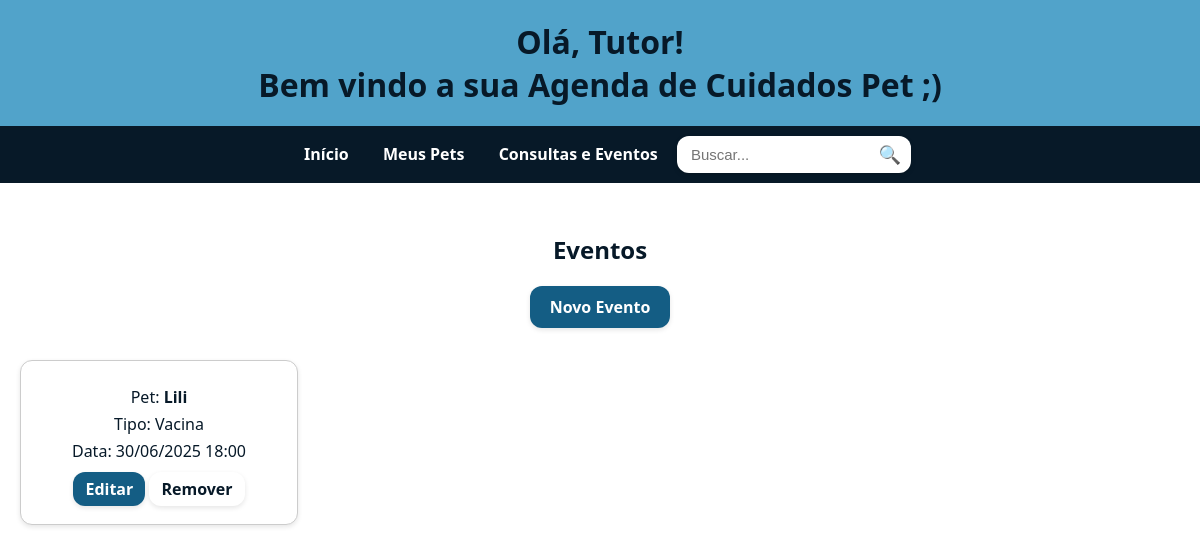
The app's page /eventos/, older data.
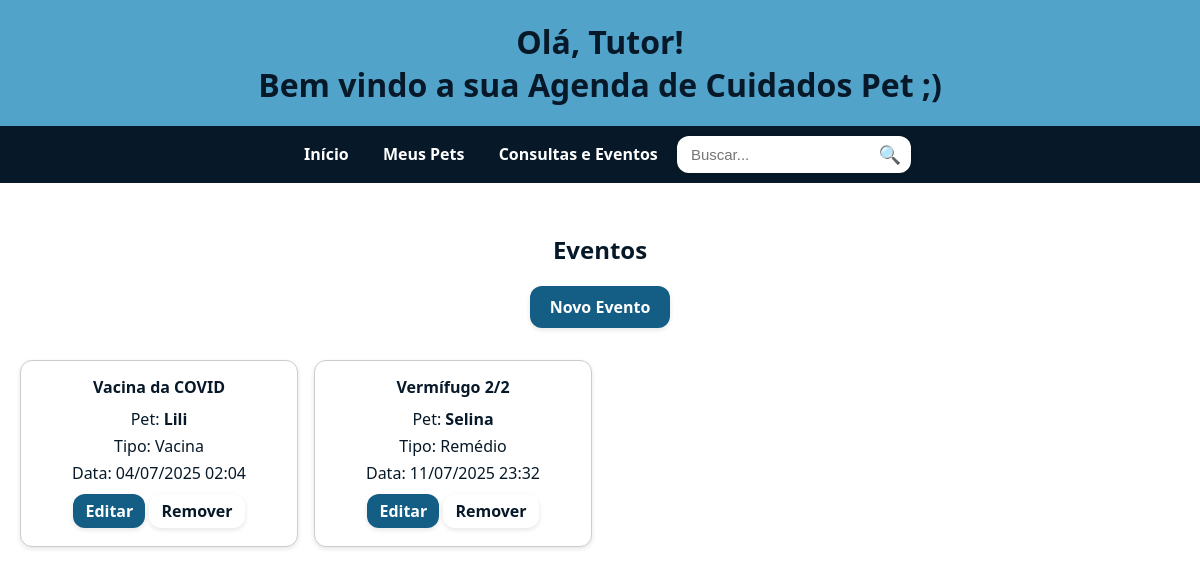
The same page, newer data.
### agenda/models.py (models this page shows, shortened)
class Evento(models.Model):
    TIPOS = [
        ('banho', 'Banho'),
        ('vacina', 'Vacina'),
        ('consulta', 'Consulta'),
        ('remedio', 'Remédio'),
    ]
    nome = models.CharField(max_length=100, blank=True)
    pet = models.ForeignKey(Pet, on_delete=models.CASCADE, related_name='eventos')
    tipo = models.CharField(max_length=20, choices=TIPOS)
    data = models.DateTimeField()

class Pet(models.Model):
    nome = models.CharField(max_length=100)
    idade = models.PositiveIntegerField()
    especie = models.CharField(max_length=50)
    foto = models.ImageField(upload_to='pets/')

### agenda/views.py (the view)
# urls.py: path('eventos/', views.listar_eventos, name='listar_eventos'),
def listar_eventos(request):
    eventos = Evento.objects.all().order_by('data')
    return render(request, 'agenda/listar_eventos.html', {'eventos': eventos})

### agenda/templates/agenda/listar_eventos.html
{% extends 'agenda/base.html' %}
{% block content %}
  <h2>Eventos</h2>
  <a href="{% url 'adicionar_evento' %}" class="create-buttom">Novo Evento</a>
  <div style="display: grid; grid-template-columns: repeat(auto-fill, minmax(250px, 1fr)); gap: 1rem; margin-top: 1rem;">
    {% for evento in eventos %}
      <div style="border: 1px solid #ccc; border-radius: 12px; padding: 15px 15px 10px 15px; box-shadow: 0 2px 5px rgba(0,0,0,0.1); background-color: #fff;">
        <h4 style="margin: 0 0 10px 0;">{{ evento.nome }}</h4>
        <p style="margin: 0;">Pet: <strong>{{ evento.pet.nome }}</strong></p>
        <p style="margin: 5px 0;">Tipo: {{ evento.get_tipo_display }}</p>
        <p style="margin: 5px 0;">Data: {{ evento.data|date:"d/m/Y H:i" }}</p>
        <div class="card-buttons">
          <a href="{% url 'editar_evento' evento.id %}" class="edit-buttom" style="margin-bottom: 0.5rem;">Editar</a>
          <a href="{% url 'remover_evento' evento.id %}" class="delete-buttom" style="margin-bottom: 0.5rem;">Remover</a>
        </div>
      </div>
    {% endfor %}
  </div>
{% endblock %}

Row changes from the older to the newer data that the page shows:
removed Evento: pet.nome "Lili", tipo "Vacina", data "30/06/2025 18:00"
added Evento: nome "Vacina da COVID", pet.nome "Lili", tipo "Vacina", data "04/07/2025 02:04"
added Evento: nome "Vermífugo 2/2", pet.nome "Selina", tipo "Remédio", data "11/07/2025 23:32"
